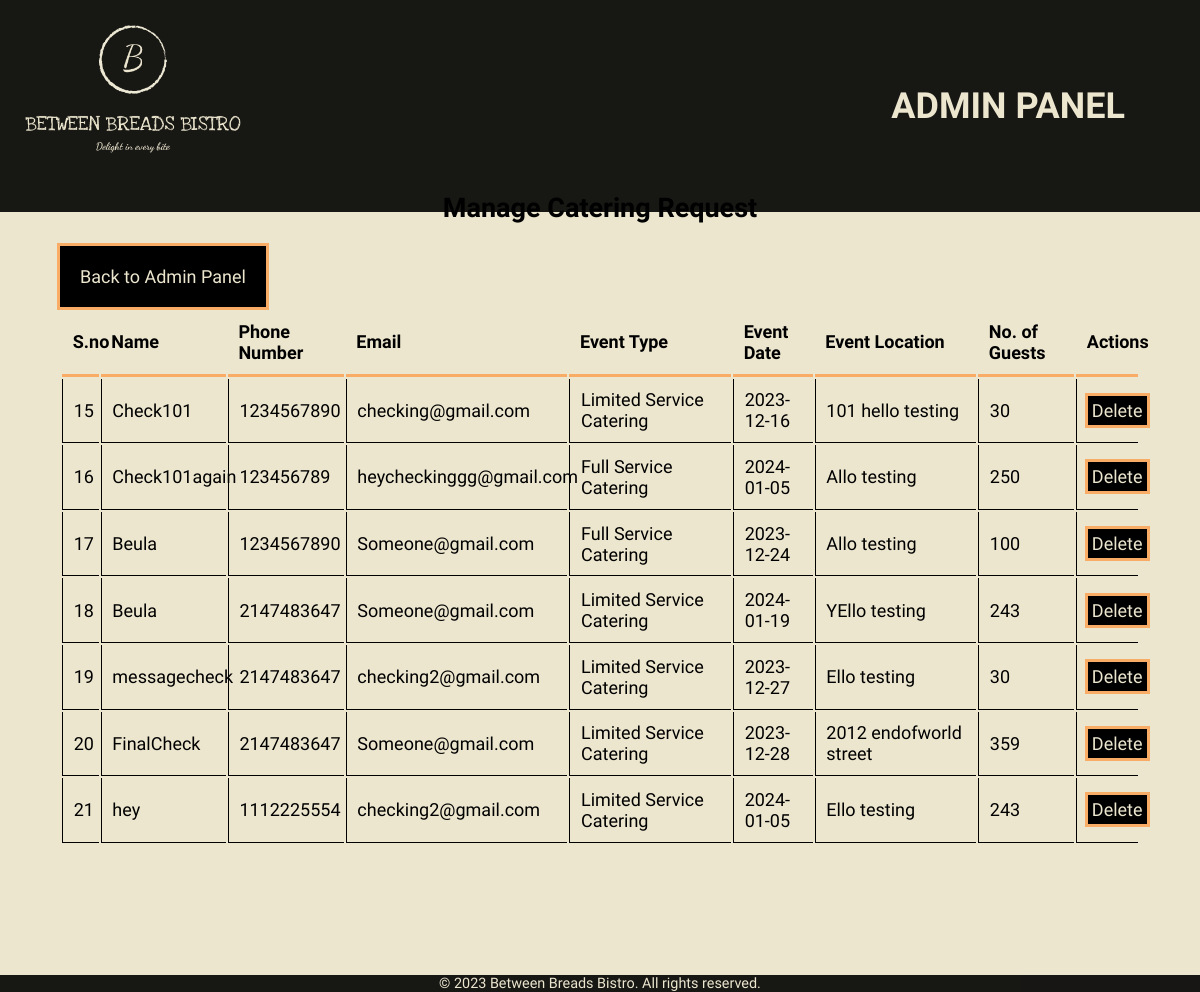
Screenshot of /admin/show-catering-request.php (signed in) with the database file from the repository.
### tables this page shows
CREATE TABLE `catering_table` (
  `cater_id` int(11) NOT NULL,
  `name` varchar(30) NOT NULL,
  `phNo` int(20) NOT NULL,
  `email` varchar(30) NOT NULL,
  `event_type` varchar(200) NOT NULL,
  `event_date` date NOT NULL,
  `event_location` varchar(300) NOT NULL,
  `no_of_guest` int(11) NOT NULL
);

### admin/show-catering-request.php (the view)
<?php session_start();
if(!isset($_SESSION["loggedIn"])|| $_SESSION["loggedIn"] != true){
	?>
    <?php include('constants/header.php');?>
    <section class="section">
    <p>You are NOT logged in</p>
	<a href="admin-login.php">Login here</a>
    </section>
    <?php include('constants/footer.php');?>
    <?php
	exit();
}else{
$dsn = "mysql:host=localhost;dbname=bbb;charset=utf8mb4";
$dbusername = "root";
$dbpassword = "";
$pdo = new PDO($dsn, $dbusername, $dbpassword);
$stmt = $pdo->prepare("SELECT * FROM `catering_table`;");
$stmt->execute();
?>
<?php
    include('constants/header.php');
    ?>
    <section class="section">
        <h1>Manage Catering Request</h2>
        <br/><br/>
        <a href="process-admin-login.php">Back to Admin Panel</a><br><<br>
        <table class="table">
            <tr>
                <th>S.no</th>
                <th>Name</th>
                <th>Phone Number</th>
                <th>Email</th>
                <th>Event Type</th>
                <th>Event Date</th>
                <th>Event Location</th>
                <th>No. of Guests</th>
                <th>Actions</th>
            </tr>
            <?php
            while ($row = $stmt->fetch()) {
                ?>
                <tr>
                    <td><?php echo $row['cater_id']; ?></td>
                    <td><?php echo $row['name']; ?></td>
                    <td><?php echo $row['phNo']; ?></td>
                    <td><?php echo $row['email']; ?></td>
                    <td><?php echo $row['event_type']; ?></td>
                    <td><?php echo $row['event_date']; ?></td>
                    <td><?php echo $row['event_location']; ?></td>
                    <td><?php echo $row['no_of_guest']; ?></td>
                    <td>
                        <a href="delete-catering-request.php?id=<?php echo $row['cater_id']; ?>">Delete</a>
                    </td>
                </tr>
                <?php
            }
            ?>
        </table>
    </section>
    <?php include('constants/footer.php');
}
?>

### admin/constants/header.php
<!DOCTYPE html>
<head>
<link rel="stylesheet" href="admin.css" />
</head>
<body>
    <header id="header">
      <div class="container">
        <img
          id="logo"
          src="../Assets/BBB_Logo.png"
          alt="Logo of Between Breads Bistro"
        />
        <h1>ADMIN PANEL</h1>
    </header>
</body>

### admin/constants/footer.php
<footer id="footer">
      &copy; 2023 Between Breads Bistro. All rights reserved.
    </footer>

### admin/admin.css (style rules this page uses)
* { margin: 0; padding: 0; font-family: "Love Ya Like A Sister", sans-serif; font-size: 18px; scroll-behavior: smooth; }
#header { background: rgba(0, 0, 0, 0.9); padding: 25px; position: fixed; width: 100%; z-index: 10000; }
#header h1 { color: #ece6ce; float: right; font-size: 2rem; padding: 60px; margin-right: 40px; }
#logo { width: 18%; height: auto; }
#footer { position: fixed; bottom:0; left:0; width: 100%; background: rgba(0, 0, 0, 0.9); color: #ece6ce; font-size: 0.8rem; text-align: center; }
.section { background-color: #ece6ce; padding-top: 16%; padding-left: 5%; padding-right: 5%; height:100vh; }
.section h1 { font-size: 1.5rem; text-align: center; }
.section a { text-decoration: none; background-color: black; color: #ece6ce; padding: 20px; outline: #F9AC66 solid 3px; margin: 1; text-align: center; }
.table { width:100%; }
.table tr th { border-bottom: 3px solid #F9AC66; padding: 1%; text-align: left; }
.table tr td { border-bottom: 1px solid black; border-left: 1px solid black; padding: 1%; }
.table tr td a { text-decoration: none; background-color: black; color: #ece6ce; padding: 4px; margin: 1; text-align: center; }

### rows the page displays
catering_table: cater_id "15", name "Check101", phNo "1234567890", email "checking@gmail.com", event_type "Limited Service Catering", event_date "2023-12-16", event_location "101 hello testing", no_of_guest "30"
catering_table: cater_id "16", name "Check101again", phNo "123456789", email "heycheckinggg@gmail.com", event_type "Full Service Catering", event_date "2024-01-05", event_location "Allo testing", no_of_guest "250"
catering_table: cater_id "17", name "Beula", phNo "1234567890", email "Someone@gmail.com", event_type "Full Service Catering", event_date "2023-12-24", event_location "Allo testing", no_of_guest "100"
catering_table: cater_id "18", name "Beula", phNo "2147483647", email "Someone@gmail.com", event_type "Limited Service Catering", event_date "2024-01-19", event_location "YEllo testing", no_of_guest "243"
catering_table: cater_id "19", name "messagecheck", phNo "2147483647", email "checking2@gmail.com", event_type "Limited Service Catering", event_date "2023-12-27", event_location "Ello testing", no_of_guest "30"
catering_table: cater_id "20", name "FinalCheck", phNo "2147483647", email "Someone@gmail.com", event_type "Limited Service Catering", event_date "2023-12-28", event_location "2012 endofworld street", no_of_guest "359"
catering_table: cater_id "21", name "hey", phNo "1112225554", email "checking2@gmail.com", event_type "Limited Service Catering", event_date "2024-01-05", event_location "Ello testing", no_of_guest "243"
